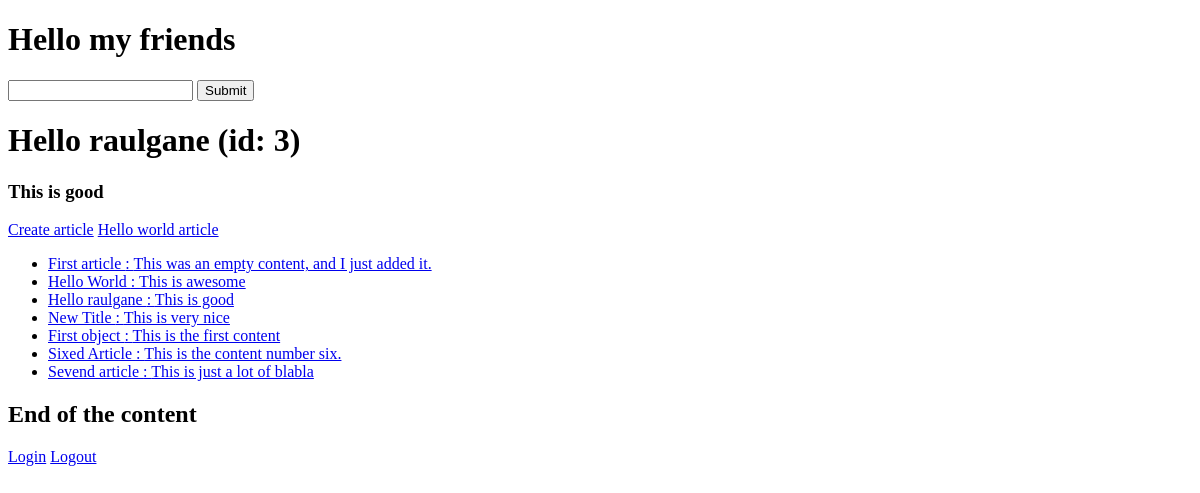
The app's page /, older data.
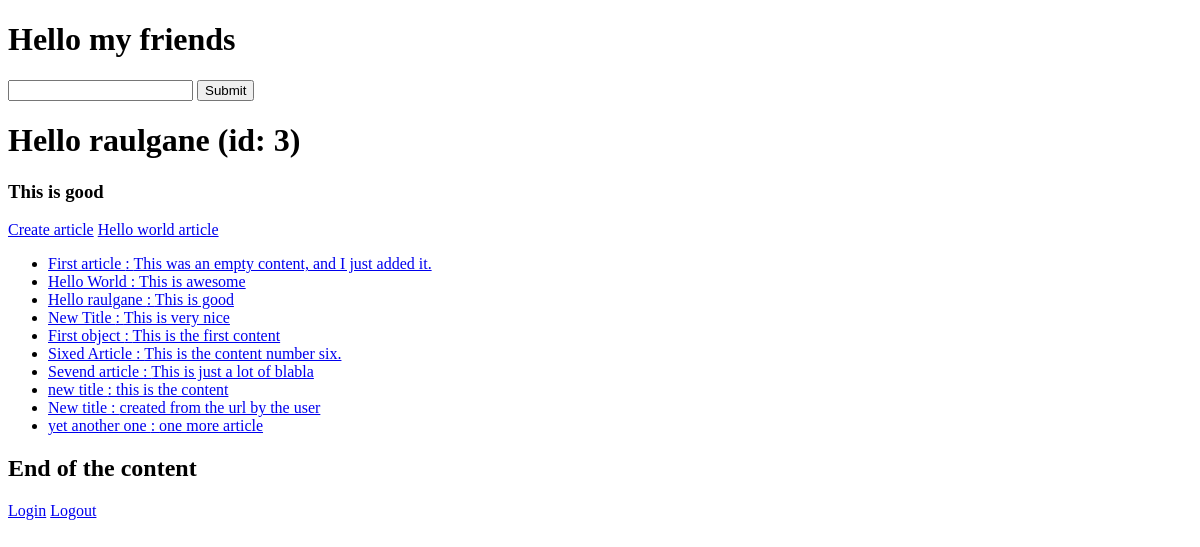
The same page, newer data.
### articles/models.py (models this page shows, shortened)
class Article(models.Model):
    title = models.CharField(max_length=120)
    slug = models.SlugField(unique=True, blank=True, null=True)
    content = models.TextField()
    timestamp = models.DateTimeField(auto_now_add=True)
    updated = models.DateTimeField(auto_now=True)
    published = models.DateField(auto_now_add=False, auto_now=False, null=True, blank=True)
    def get_asolute_url(self):
        return reverse('article-detail', kwargs={'slug':self.slug})

### trydjango/views.py (the view)
# urls.py: path('', home_view),
def home_view(Request, *args, **kwargs):
    random_id = random.randint(1, 7)
    article_obj = Article.objects.get(id=random_id)
    article_queryset = Article.objects.all()
    context = {
        'object_list' : article_queryset,
        'object': article_obj,
        'title': article_obj.title,
        'id': article_obj.id,
        'content': article_obj.content
    }
    HTML_STRING = render_to_string('home-view.html', context=context)
    '''
    tmpl = get_template('home-view.html')
    tmpl.string = tmpl.render(context=context)

    '''
    return HttpResponse(HTML_STRING)

### templates/home-view.html
{% extends 'base.html' %}
{% block content %}
    <h1>{{object.title}} (id: {{id}})</h1>
    <h3>{{content}}</h3>
    <a href='{% url "article-create" %}'>Create article</a>
    <a href='{% url "article-detail" slug="hello-world" %}'>Hello world article</a>
    <ul>
        {% for x in object_list %}
            {% if x.title %}
                <li><a href='{{ x.get_asolute_url }}'>{{ x.title }} : {{ x.content }}</a></li>
            {% endif %}
        {% endfor %}
    </ul>
{% endblock content %}

Row changes from the older to the newer data that the page shows:
added Article: title "new title", content "this is the content"
added Article: title "New title", content "created from the url by the user"
added Article: title "yet another one", content "one more article"
